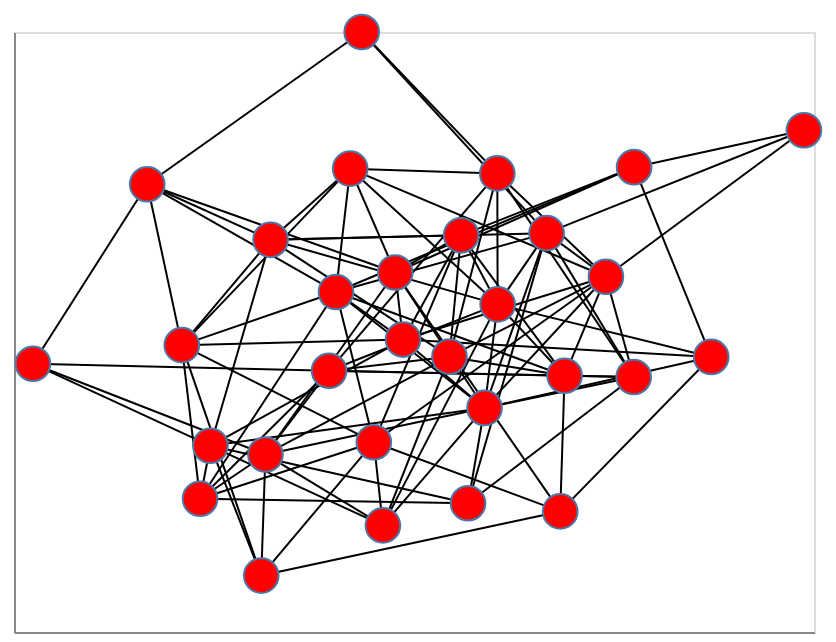

Write notebook code for a chart like this one.
### Code cell
nxa.draw_networkx(
    G=G,
    pos=pos,
)

### Figure 1 — Vega-Lite specification as saved in the notebook (floating-point values rounded to 4 significant figures; data arrays with more than 128 entries replaced by an {"elided": "..."} marker saying what was removed)
{"config": {"view": {"continuousWidth": 400, "continuousHeight": 300}}, "layer": [{"data": {"name": "data-1d7ee752f6015449e1ad20bcf32e592f"}, "mark": {"type": "line", "color": "black", "opacity": 1, "strokeWidth": 1}, "encoding": {"detail": {"type": "quantitative", "field": "edge"}, "x": {"type": "quantitative", "axis": {"grid": false, "labels": false, "ticks": false, "title": ""}, "field": "x"}, "y": {"type": "quantitative", "axis": {"grid": false, "labels": false, "ticks": false, "title": ""}, "field": "y"}}}, {"data": {"name": "data-8bd0918e749a3dac8c97d3f9d17ee892"}, "mark": {"type": "point", "fill": "red", "opacity": 1, "size": 300, "strokeWidth": 1.0}, "encoding": {"x": {"type": "quantitative", "axis": {"grid": false, "labels": false, "ticks": false}, "field": "x"}, "y": {"type": "quantitative", "axis": {"grid": false, "labels": false, "ticks": false}, "field": "y"}}}], "$schema": "https://vega.github.io/schema/vega-lite/v4.8.1.json", "datasets": {"data-1d7ee752f6015449e1ad20bcf32e592f": {"elided": "214 records"}, "data-8bd0918e749a3dac8c97d3f9d17ee892": [{"viable": "yes", "y": 0.1841, "x": 0.4798, "weight": 0.09001, "name": 370}, {"viable": "no", "y": -0.5709, "x": 0.1351, "weight": -0.3211, "name": 87}, {"viable": "yes", "y": -0.3674, "x": -0.1004, "weight": 1.763, "name": 190}, {"viable": "no", "y": 0.09217, "x": 0.2091, "weight": -0.9178, "name": 80}, {"viable": "no", "y": -0.129, "x": -0.2123, "weight": -0.5907, "name": 360}, {"viable": "yes", "y": 0.6724, "x": 0.9748, "weight": -0.3575, "name": 480}, {"viable": "yes", "y": -0.1457, "x": 0.3765, "weight": 1.121, "name": 64}, {"viable": "yes", "y": -0.08226, "x": 0.08868, "weight": -0.3377, "name": 677}, {"viable": "yes", "y": -0.3793, "x": -0.509, "weight": -1.064, "name": 29}, {"viable": "yes", "y": -0.04378, "x": -0.5806, "weight": 2.692, "name": 158}, {"viable": "no", "y": 1.0, "x": -0.1308, "weight": 1.424, "name": 935}, {"viable": "no", "y": -0.2531, "x": 0.1763, "weight": 0.4743, "name": 736}, {"viable": "yes", "y": 0.1334, "x": -0.1951, "weight": 0.6501, "name": 361}, {"viable": "yes", "y": 0.5445, "x": -0.1595, "weight": 2.125, "name": 905}, {"viable": "no", "y": 0.4924, "x": -0.6669, "weight": 0.5052, "name": 430}, {"viable": "yes", "y": -0.02527, "x": -0.02741, "weight": 0.2931, "name": 8}, {"viable": "no", "y": -0.812, "x": -0.3818, "weight": 1.433, "name": 496}, {"viable": "no", "y": 0.3296, "x": 0.3315, "weight": 1.371, "name": 417}, {"viable": "no", "y": 0.5494, "x": 0.5502, "weight": 1.58, "name": 395}, {"viable": "yes", "y": -0.15, "x": 0.5492, "weight": -0.5558, "name": 364}, {"viable": "no", "y": -0.598, "x": 0.3656, "weight": 0.6376, "name": 804}, {"viable": "yes", "y": 0.5286, "x": 0.2082, "weight": -0.2358, "name": 348}, {"viable": "no", "y": -0.5559, "x": -0.5348, "weight": -0.856, "name": 16}, {"viable": "yes", "y": -0.4082, "x": -0.3714, "weight": -0.6592, "name": 750}, {"viable": "yes", "y": -0.6447, "x": -0.07781, "weight": 2.002, "name": 562}, {"viable": "yes", "y": 0.1984, "x": -0.04694, "weight": -1.172, "name": 637}, {"viable": "no", "y": -0.1059, "x": -0.9526, "weight": -1.911, "name": 617}, {"viable": "yes", "y": -0.08309, "x": 0.743, "weight": 0.2815, "name": 419}, {"viable": "yes", "y": 0.3223, "x": 0.1178, "weight": 0.4793, "name": 403}, {"viable": "yes", "y": 0.3073, "x": -0.3586, "weight": 0.8992, "name": 961}]}}
